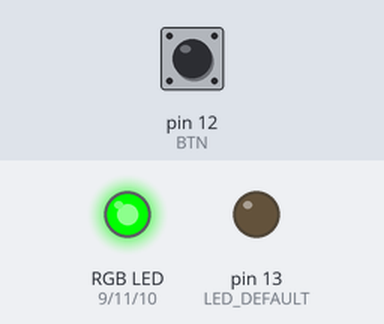
Recording of a sketch running on a simulated Arduino Uno, built with avr-gcc and run on an emulated ATmega328P. Parts: an RGB LED mixed from three pins (HIGH = lit), output pins drawn as LEDs (lit = HIGH). Dashed ring = blinking. Inputs (shaded band) come from the test bench; at power-on: pin 12 (BTN) LOW. Dim RGB values are drawn brighter than linear; what the sketch prints to the serial monitor is not drawn.

Above: at 1.2 s.
1.3 s: pin 12 (BTN) pulled HIGH for 0.15 s
At 1.42 s:
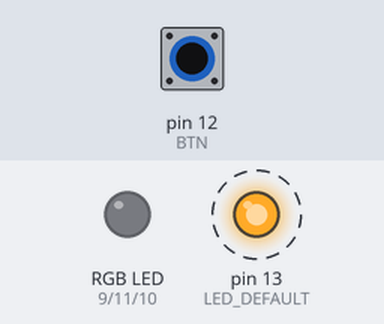
4.3 s: pin 12 (BTN) pulled HIGH for 1 s
At 8.2 s:
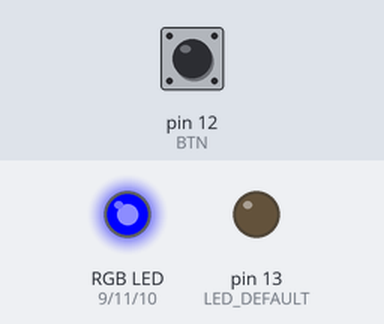
8.3 s: pin 12 (BTN) pulled HIGH for 0.15 s
At 15.6 s:
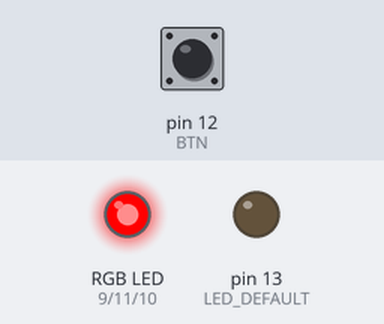
20.4 s: pin 12 (BTN) pulled HIGH for 3.2 s
At 24.31 s:
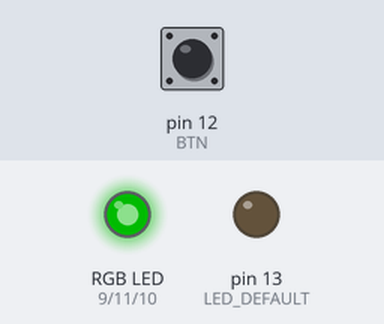
25.1 s: pin 12 (BTN) pulled HIGH for 0.15 s
At 28.5 s:
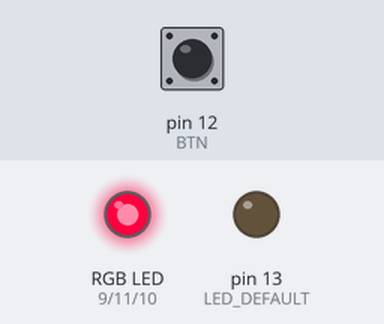
Timing chart, 0 to 54.4 s (numbered marks = the images above; inputs shaded):
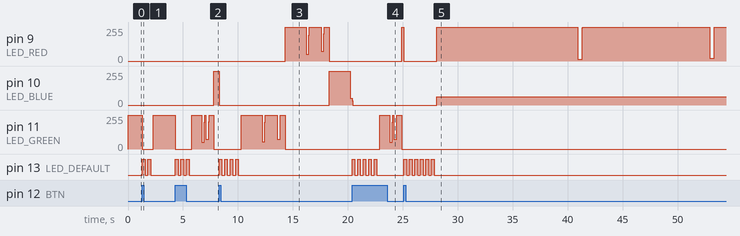

Measured:
- after the input at 1.3 s, pin 9 (LED_RED): stays 0/255 (without the input it goes to 255/255 after 2.7 s); pin 13 (LED_DEFAULT): alternates HIGH for 0.25 s and LOW for 0.25 s, 4 changes in all, then stays LOW, starting at once
- after the input at 4.3 s, pin 10 (LED_BLUE): 0/255 → 255/255 after 3.5 s instead of 3.0 s; pin 13 (LED_DEFAULT): alternates HIGH for 0.25 s and LOW for 0.25 s, 6 changes in all, then stays LOW, starting at once
- after the input at 8.3 s, pin 9 (LED_RED): 0/255 → 255/255 after 6.0 s, → 51/255 1.9 s later, → 255/255 0.24 s later, → 74/255 1.1 s later, … (6 changes in this stretch); pin 13 (LED_DEFAULT): alternates HIGH for 0.25 s and LOW for 0.25 s, 8 changes in all, then stays LOW, starting at once
- after the input at 20.4 s, pin 11 (LED_GREEN): 0/255 → 255/255 after 2.5 s, → 51/255 0.91 s later, → 255/255 0.24 s later, → 74/255 0.14 s later, … (6 changes in this stretch); pin 13 (LED_DEFAULT): alternates HIGH for 0.25 s and LOW for 0.25 s, 10 changes in all, then stays LOW, starting at once
- after the input at 25.1 s, pin 11 (LED_GREEN): stops changing and stays 0/255; pin 13 (LED_DEFAULT): alternates HIGH for 0.25 s and LOW for 0.25 s, 12 changes in all, then stays LOW, starting at once

The sketch:

somnia.ino
```cpp
#define DEBOUNCE 100
// led
int LED_RED = 9;
int LED_BLUE = 10;
int LED_GREEN = 11;
int LED_DEFAULT = 13;
int BTN = 12;

int a, c, d, ledActive, timeActive, ledState = 0;
bool flag = false;

uint32_t btnTimer, ledTimer, fixTimer = 0;

int looper, sleep, mode = 0;

// green, red, blue, red, loop
int modes[][5] = {
  {4000, 7000, 8000, 0, 10}, // 4-7-8
  {5000, 0, 5000, 0, 8}, // 5-5
  {2000, 0, 4000, 0, 15}, // 2-4
  {4000, 4000, 4000, 4000, 5}, // 4-4-4-4 square
  {2000, 2000, 2000, 2000, 5}, // test
};
int leds[4] = {LED_GREEN, LED_RED, LED_BLUE, LED_RED};


// setup
void setup()
{
  pinMode(BTN, INPUT);
  pinMode(LED_RED, OUTPUT);
  pinMode(LED_BLUE, OUTPUT);
  pinMode(LED_GREEN, OUTPUT);
  pinMode(LED_DEFAULT, OUTPUT);
  digitalWrite(LED_DEFAULT, LOW);

  sleep = modes[mode][4];

  //test
  Serial.begin(9600);
  Serial.println("setup");
  //test
}

// loop
void loop()
{
  // читаем значение
  bool btnState = digitalRead(BTN);

  if (btnState && !flag && millis() - btnTimer > DEBOUNCE) {
    flag = true;
    btnTimer = millis();

    flashOut();
    modeChange();
    clear();
    fixTimer = millis();
    return;
  }
  if (!btnState && flag && millis() - btnTimer > DEBOUNCE) {
    flag = false;
    btnTimer = millis();
  }

  if (looper >= sleep) {
    clear();
    analogWrite(LED_BLUE, 255/4);
    return;
  }

  //active
  ledActive = leds[ledState];
  timeActive = modes[mode][ledState];

  createTiming(timeActive);

  if(timeActive < 2000){
    ledState += 1;
    return;
  }

  ledTimer = millis() - fixTimer;
  if (ledTimer >= timeActive) {
    fixTimer = millis();

    digitalWrite(ledActive, LOW);
    ledState += 1;
  } else {
    digitalWrite(ledActive, HIGH);
    if (ledTimer >= a && ledTimer <= a + d) {
      digitalWrite(ledActive, LOW);
    }
    if (ledTimer >= a+d+c && ledTimer <= a + c + d*2) {
      digitalWrite(ledActive, LOW);
    }
  }

  if (ledState > 3) {
    ledState = 0;
    looper += 1;
  }

}

// other
void clear()
{
  ledActive = 0;
  timeActive = 0;
  ledState = 0;
  ledTimer = 0;
  looper = 0;
}

void flashOut()
{
  int cnt = sizeof(leds) / sizeof(leds[0]);
  for (int i = 0; i < cnt; i++) {
    digitalWrite(leds[i], LOW);
  }
}

void modeChange()
{
  mode += 1;
  int cnt = sizeof(modes) / sizeof(modes[0]);
  if (mode > cnt) {
    mode = 0;
  }

  sleep = modes[mode][4];

  for (int i = 0; i < mode + 1; i++) {
    digitalWrite(LED_DEFAULT, HIGH);
    delay(250);
    digitalWrite(LED_DEFAULT, LOW);
    delay(250);
  }
}

void createTiming(int ledTime)
{
  d = 250;

  if(ledTime >= 5000){
    d = 300;
  }
  if(ledTime >= 7000){
    d = 350;
  }
  if(ledTime >= 8000){
    d = 400;
  }

  a = (ledTime - d) / 2;
  c = a - 3 * d;
}
```
